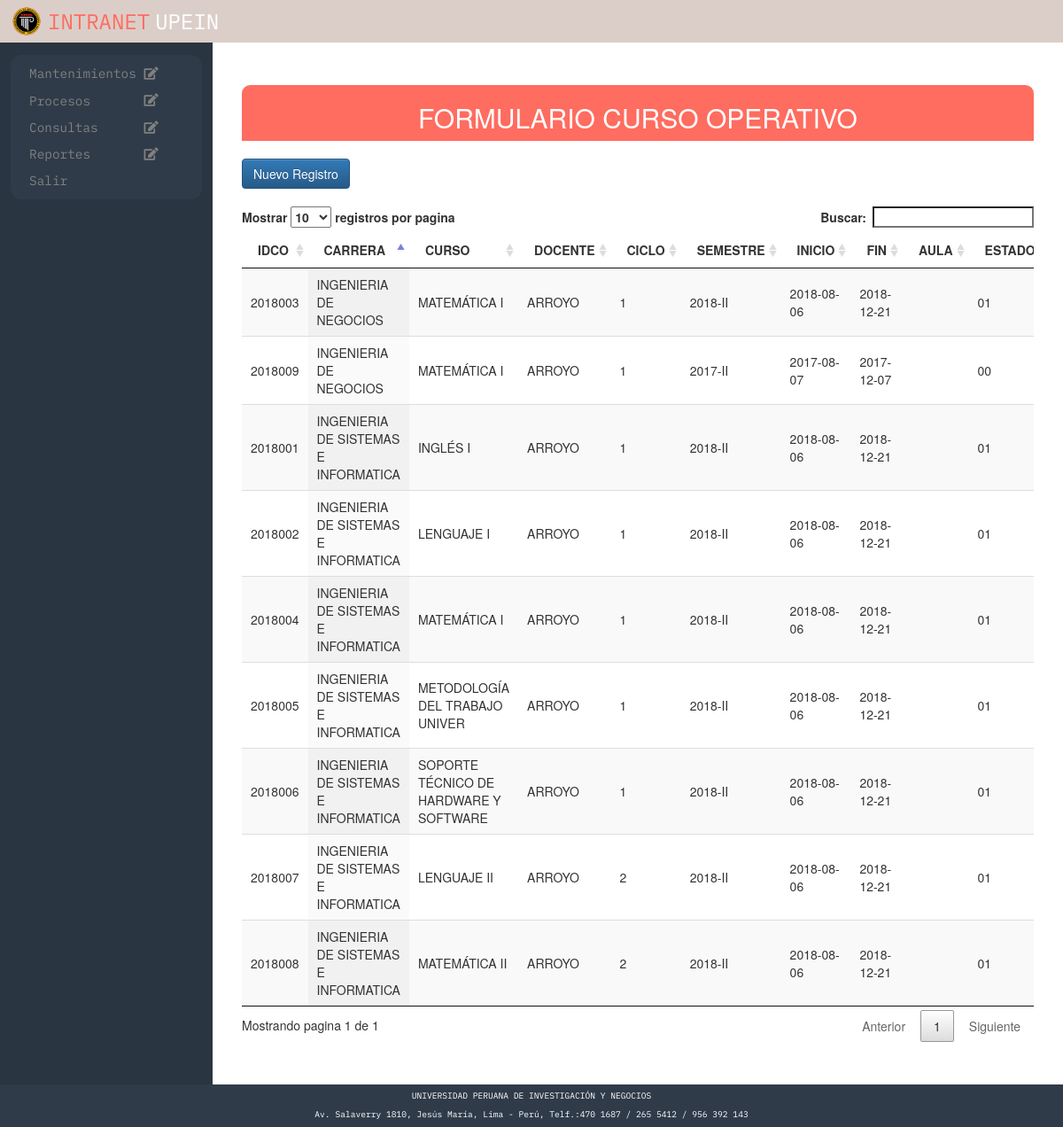
The page /proceso/academico/p_a_cursoo.php (signed in) on the database as committed earlier.
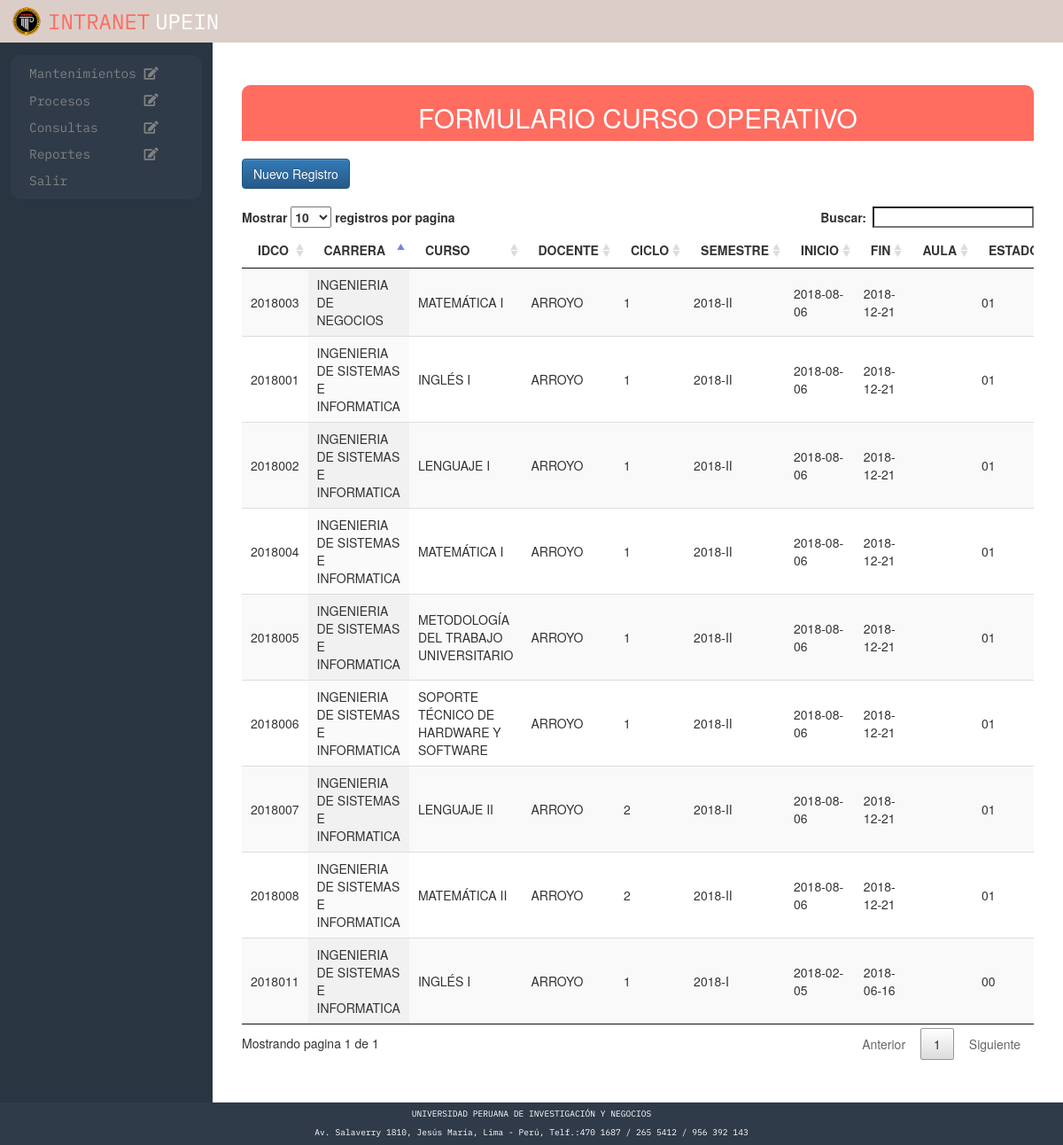
The same page on the database as committed later.
### tables this page shows
CREATE TABLE `tbl_curso_operativo` (
  `IDCO` char(7) NOT NULL DEFAULT '',
  `IDCursos` varchar(8) DEFAULT NULL,
  `IDDocente` varchar(10) DEFAULT NULL,
  `IDSemestre` int(11) DEFAULT NULL,
  `IDAula` int(11) NOT NULL,
  `F_exParcial` datetime DEFAULT NULL,
  `F_exFinal` datetime DEFAULT NULL,
  `F_exSusti` datetime DEFAULT NULL,
  `Estado` char(2) DEFAULT NULL
);

CREATE TABLE `tbl_carrera` (
  `IDCarrera` varchar(4) NOT NULL DEFAULT '',
  `Descripcion` varchar(60) DEFAULT NULL,
  `Duracion` int(11) DEFAULT NULL,
  `Cant_creditos` int(11) DEFAULT NULL,
  `Pension` double DEFAULT NULL,
  `Nro_pensiones` int(11) DEFAULT NULL,
  `Costo_matricula` double DEFAULT NULL,
  `Estado` char(2) DEFAULT NULL,
  `IDFacultad` int(11) DEFAULT NULL
);

CREATE TABLE `tbl_cursos` (
  `Año` int(11) NOT NULL,
  `Semestre` varchar(2) NOT NULL,
  `IDCursos` varchar(8) NOT NULL DEFAULT '',
  `Descripcion` varchar(100) DEFAULT NULL,
  `IDCarrera` varchar(4) NOT NULL,
  `Tipo_Curso` varchar(1) DEFAULT NULL,
  `IDCiclo` int(11) DEFAULT NULL,
  `IDPrerequisito` varchar(8) NOT NULL,
  `Creditos` int(11) DEFAULT NULL,
  `Rcreditos` int(11) DEFAULT NULL,
  `HorasTeoricas` int(5) DEFAULT NULL,
  `HorasPractica` int(5) DEFAULT NULL,
  `Tipo` char(1) DEFAULT NULL,
  `IDTA` int(11) NOT NULL,
  `Estado` char(2) DEFAULT NULL
);

CREATE TABLE `tbl_docente` (
  `IDDocente` varchar(10) NOT NULL DEFAULT '',
  `Tipo_doc` varchar(30) DEFAULT NULL,
  `N_documento` varchar(20) DEFAULT NULL,
  `Nombres` varchar(30) DEFAULT NULL,
  `Apellidos` varchar(60) DEFAULT NULL,
  `Fecha_nac` date DEFAULT NULL,
  `Direccion` varchar(60) DEFAULT NULL,
  `Cod_Dist` varchar(10) NOT NULL,
  `Telf_fijo` varchar(15) NOT NULL,
  `Telf_celular` varchar(15) NOT NULL,
  `Email` varchar(50) NOT NULL,
  `Categoria` varchar(100) NOT NULL,
  `Regi_dedicacion` varchar(10) NOT NULL,
  `Tiem_labores` int(11) NOT NULL,
  `Estado` varchar(10) DEFAULT NULL
);

CREATE TABLE `tbl_semestre` (
  `IDSemestre` int(11) NOT NULL,
  `Descripcion` varchar(10) DEFAULT NULL,
  `Nro_pagos` int(11) DEFAULT NULL,
  `Fecha_Inicio` date DEFAULT NULL,
  `Fecha_Fin` date DEFAULT NULL,
  `Detalle` varchar(40) DEFAULT NULL,
  `nro_notas` tinyint(4) DEFAULT NULL,
  `Estado` varchar(2) DEFAULT NULL
);

### proceso/academico/p_a_cursoo.php (the view, shortened to what this page needs)
<?php
	require '../../conexion.php';
	$sql = "SELECT co.IDCO AS id, c.Descripcion AS curso, d.Apellidos AS profe,c.IDCiclo as ciclo, s.Descripcion AS semestre,s.Fecha_Inicio AS inicio,s.Fecha_Fin AS fin, a.Descripcion AS aula, co.Estado AS estado,ca.Descripcion AS carrera";
    $sql.=" FROM (((((tbl_curso_operativo AS co INNER JOIN tbl_cursos AS c ON co.IDCursos=c.IDCursos) INNER JOIN tbl_docente AS d ON co.IDDocente=d.IDDocente) INNER JOIN tbl_semestre AS s ON co.IDSemestre=s.IDSemestre) LEFT JOIN tbl_aula AS a ON co.IDAula=a.IDAula) INNER JOIN tbl_carrera AS ca ON c.IDCarrera=ca.IDCarrera)";
	$resultado = $mysqli->query($sql);
?>
<!DOCTYPE html>
<html lang="es">
<head>
    <link href="../../css/bootstrap.min.css" rel="stylesheet">
	<link href="../../css/bootstrap-theme.css" rel="stylesheet">
	<link href="../../css/jquery.dataTables.min.css" rel="stylesheet">
	<link rel="stylesheet" href="../../css/estilos.css">
    <link rel="stylesheet" href="https://use.fontawesome.com/releases/v5.1.0/css/all.css">
</head>
<body>
<div class="contenedor">
		<div class="cuerpo" style="display:flex;">
			<div class="lado1"><?php include '../../nav.php'?></div>
			<div class="lado2">
			<div class="container">
			<div class="row" style="background:#FF6C60;border-radius:.8vw .8vw 0 0;">
					<h2 style="text-align:center;color:#ffff;">FORMULARIO CURSO OPERATIVO</h2>
				</div>
				<br>
                <div class="row">
					<a href="p_a_co_nuevo.php" class="btn btn-primary">Nuevo Registro</a>
				</div>
				<br>
				<div class="row table-responsive">
					<table class="display" id="mitabla">
						<thead>
							<tr>
								<th>IDCO</th>
								<th>CARRERA</th>
								<th>CURSO</th>
                                <th>DOCENTE</th>
								<th>CICLO</th>
                                <th>SEMESTRE</th>
								<th>INICIO</th>
								<th>FIN</th>
                                <th>AULA</th>
								<th>ESTADO</th>
							</tr>
						</thead>
						<tbody>
							<?php while($row = $resultado->fetch_array(MYSQLI_ASSOC)) { ?>
								<tr>
									<td><?php echo $row['id'];?></td>
									<td><?php echo $row['carrera'];?></td>
									<td><?php echo $row['curso'];?></td>
									<td><?php echo $row['profe'];?></td>
									<td><?php echo $row['ciclo']; ?></td>
                                    <td><?php echo $row['semestre'];?></td>
									<td><?php echo $row['inicio'];?></td>
									<td><?php echo $row['fin'];?></td>
                                    <td><?php echo $row['aula'];?></td>
                                    <td><?php echo $row['estado'];?></td>
								</tr>
							<?php } ?>
						</tbody>
					</table>
				</div>
			</div>
	</div>
	</div>
	</div>
</body>
</html>

### nav.php (shortened to what this page needs)
<nav>
    <ul>
        <li><a class="accordion-titulo">Mantenimientos&nbsp<i class="fas fa-edit"></i></span></a>
        </li>
        <li><a class="accordion-titulo">Procesos&nbsp&nbsp&nbsp&nbsp&nbsp&nbsp&nbsp<i class="fas fa-edit"></i></a>
        </li>
        <li><a class="accordion-titulo">Consultas&nbsp&nbsp&nbsp&nbsp&nbsp&nbsp<i class="fas fa-edit"></i></a>
        </li>
        <li><a class="accordion-titulo">Reportes&nbsp&nbsp&nbsp&nbsp&nbsp&nbsp&nbsp<i class="fas fa-edit"></i></a>
        </li>
        <li><a href="../../logout.php">Salir</a></li>
    </ul>
</nav>

### css/estilos.css (style rules this page uses)
* { padding: 0px; margin: 0px; box-sizing: border-box; }
footer div { background: #2F3B49; font-size: .8vw; color: white; }
.p_footer { display: flex; height: 4vw; text-align: center; flex-direction: column; justify-content: space-evenly; }
.p_footer p { margin:0; font-family: 'IBM Plex Mono', monospace; }
.banner { background: #DBCEC8; display: flex; flex-direction: row; align-items: center; }
.l_upein { display: block; width: 3vw; height: 3vw; margin: .5vw; margin-left: 1vw; }
.p_upein { display: inline; font-family: 'IBM Plex Mono', monospace; color: #FF6C60; font-size: 2vw; margin: 0; }
.p_otro { display: inline; font-family: 'IBM Plex Mono', monospace; color:white; font-size: 2vw; margin: 0; margin-left:.5vw; }
.contenedor { padding: 0; margin: auto; background: white; }
.container { background-color: white; width: 100%; padding: 4vw; min-height: 100vh; }
nav { background: rgb(47, 59, 73); border-radius: 1vw; display: flex; flex-direction: column; justify-content: center; width: 90%; margin: auto; margin-top:1.2vw; }
ul { display: flex; flex-direction: column; justify-content: space-around; list-style: none; font-size: 1vw; font-family: Arial, Helvetica, sans-serif; padding: .5vw; width: 95%; margin:auto; }
ul li { padding: .4vw; }
ul li a { text-decoration: none; color:grey; padding: .4vw; box-sizing: border-box; font-size: 1.2vw; font-family: 'IBM Plex Mono', monospace; }
.lado1 { width: 20vw; background: #2A3542; }
.lado2 { width: 80vw; }

Rows that differ between the two databases and show on the page:
removed tbl_curso_operativo: IDCO "2018009", tbl_carrera.Descripcion "INGENIERIA DE NEGOCIOS", IDCursos.Descripcion "MATEMÁTICA I", IDDocente.Apellidos "ARROYO", IDCursos.IDCiclo "1", IDSemestre.Descripcion "2017-II", IDSemestre.Fecha_Inicio "2017-08-07", IDSemestre.Fecha_Fin "2017-12-07", Estado "00"
changed through a linked row, tbl_curso_operativo id 2018005: IDCursos.Descripcion "METODOLOGÍA DEL TRABAJO UNIVER" → "METODOLOGÍA DEL TRABAJO UNIVERSITARIO"
added tbl_curso_operativo: IDCO "2018011", tbl_carrera.Descripcion "INGENIERIA DE SISTEMAS E INFORMATICA", IDCursos.Descripcion "INGLÉS I", IDDocente.Apellidos "ARROYO", IDCursos.IDCiclo "1", IDSemestre.Descripcion "2018-I", IDSemestre.Fecha_Inicio "2018-02-05", IDSemestre.Fecha_Fin "2018-06-16", Estado "00"
